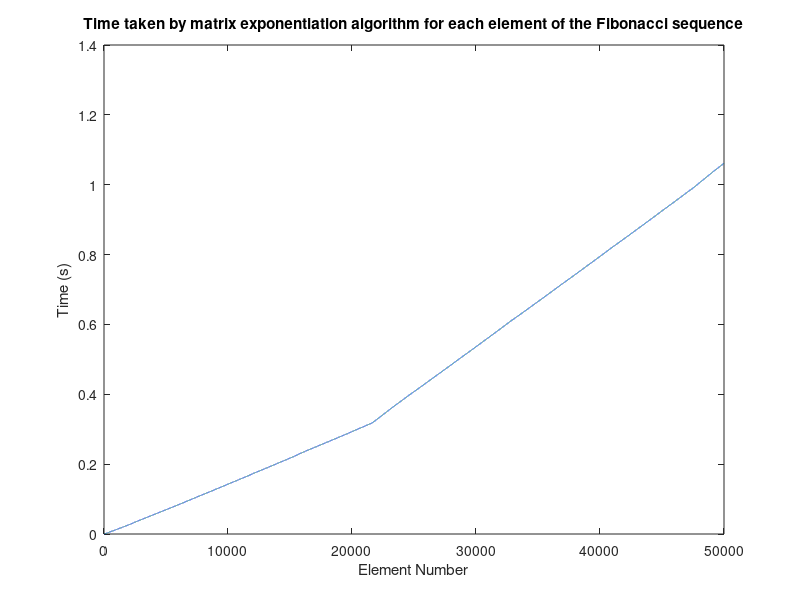

This figure's MATLAB source:
% Fibonacci sequence generation using matrix exponentiation
clc
clear
close
% Initialize variables
n = 50000; % Number of elements in the sequence
fib = zeros(n,1); % Preallocate memory for the sequence
time_taken = zeros(n,1); % Preallocate memory for timing results

% Matrix exponentiation algorithm to calculate the nth Fibonacci number
tic;
fib(1) = 1;
for i = 2:n
    A = [0, 1; 1, 1]; % The matrix used in matrix exponentiation
    fib_matrix = A^(i-1); % Raise the matrix to the power of i-1
    fib(i) = fib_matrix(1,2); % The nth Fibonacci number is in the second column of the first row
    time_taken(i) = toc;
end

% Plot the results
plot(1:n, time_taken)
xlabel('Element Number')
ylabel('Time (s)')
title('Time taken by matrix exponentiation algorithm for each element of the Fibonacci sequence')

